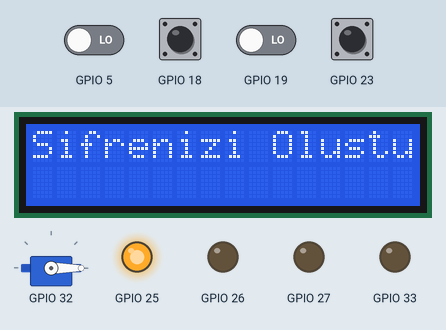
Bench run of a program on a simulated ESP32. On the bench: 16×2 character LCD, servo, output pins drawn as LEDs (lit = HIGH). Inputs (shaded band) come from the test bench; at power-on: GPIO 18, GPIO 23 HIGH, GPIO 5, GPIO 19 LOW. EEPROM starts erased.

Above: at 3.2 s.
3.3 s: GPIO 18 pulsed LOW 5 times (0.12 s each, 0.3 s apart)
At 5.1 s:
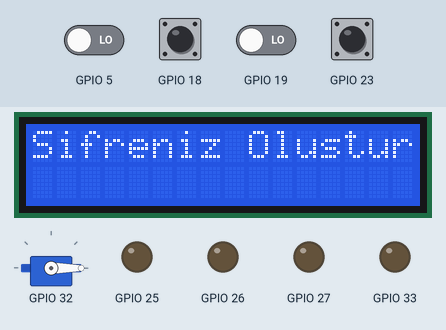
7.8 s: GPIO 18 pulsed LOW 5 times (0.12 s each, 0.3 s apart)
At 11.9 s:
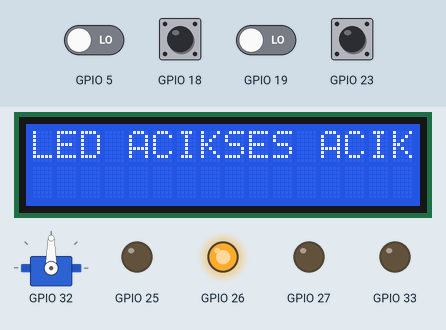
12.0 s: GPIO 5 driven HIGH
At 14.89 s:
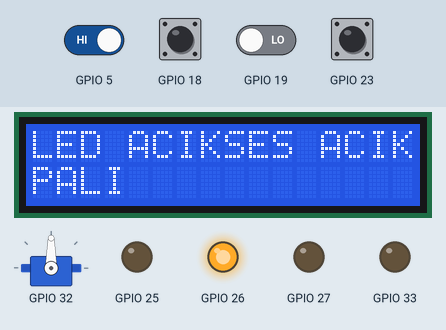
15.0 s: GPIO 5 driven LOW
At 15.6 s:
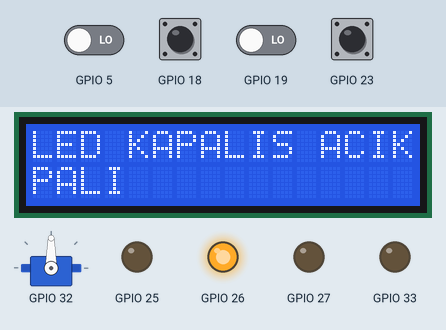
Timing chart, 0 to 18.0 s (numbered marks = the images above; inputs shaded):
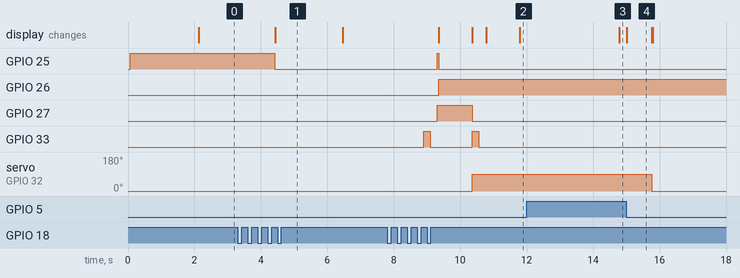

Measured:
- after the input at 3.3 s, GPIO 25: HIGH → LOW after 1.1 s; the display: changes after 1.1 s (image 1)
- after the input at 7.8 s, GPIO 25: LOW → HIGH after 1.5 s, → LOW 0.05 s later; GPIO 26: LOW → HIGH after 1.5 s; GPIO 27: LOW → HIGH after 1.5 s, → LOW 1.1 s later; GPIO 33: alternates HIGH for 0.20 s and LOW for 1.3 s, starting after 1.1 s; servo on GPIO 32: 0° → 90° after 2.6 s; the display: first changes after 1.5 s (image 2 shows a later state)
- after the input at 12.0 s, the display: changes after 2.8 s (image 3)
- after the input at 15.0 s, the display: changes at once (image 4)
- what the display in image 4 shows lasts 0.8 s, from 15.0 s to 15.8 s

The program:

main.cpp
```cpp
#include <Arduino.h>
#include "efe_lib.h"
#include <ESP32Servo.h>
#include <LiquidCrystal_I2C.h>
#include <Preferences.h>

LiquidCrystal_I2C lcd (0x27,16,2);

Safe_State kasa_durumu = GIRIS;

Pins pinler(27,26,25,23,18,32,33,19,5,21,22);

Servo_State servo_durumu = LOCKED;

Servo myservo;

uint8_t durum = 0;

Password asil;

Password other;

unsigned long ses_btn=0;

unsigned long renk_btn=0;

unsigned long acik_suresi=0;

const unsigned long BTN_BEKLE = 1000;

const unsigned long KASA_BEKLE = 5000;


void setup(){

    Serial.begin(115200);

    asil.loadPassword();

    durum=asil.loadSettings();

    lcd.init();

    lcd.backlight();

    pinler.begin(&myservo);

    servo_kontrol(&myservo,LOCKED);

    renk_ayar(&pinler,0,0,255,&durum);

    durum|=SES_ACIK;//0000 0001

    durum|=LED_ACIK;//0000 0001

    lcd.setCursor(0,0);

    lcd.println("Sistem Basliyor");

    delay(2000);

    lcd.clear();


}

void loop(){

    unsigned long su_an = millis();

    if(digitalRead(pinler.getled_pin())==LOW && (su_an - renk_btn >BTN_BEKLE)){
        durum^=LED_ACIK;// 0000 0000
        lcd.setCursor(0,0);
        if(durum & LED_ACIK) {
            lcd.print("LED ACIK");
        }
        else{
            lcd.print("LED KAPALI");

        }
        renk_btn=su_an;

        asil.saveSettings(durum);


    }
    if(digitalRead(pinler.getSes_pin())==LOW && (su_an - ses_btn > BTN_BEKLE)){
        durum^=SES_ACIK; //0000 0000
        if(durum & SES_ACIK) {
            lcd.print("SES ACIK");
        }
        else{
            lcd.print("SES KAPALI");

        }

        ses_btn=su_an;

        asil.saveSettings(durum);

    }

    switch (kasa_durumu)
    {
    case GIRIS:
        lcd.setCursor(0,0);
        lcd.print("Sifrenizi Olusturunuz");
        asil.password_begin(&pinler,kasa_durumu,YENI_GIRIS);

        if(kasa_durumu==YENI_GIRIS){
            ses_cal(&pinler,1,&durum);
            renk_ayar(&pinler,255,0,255,&durum);
            lcd.setCursor(0,0);
            lcd.print("Sifreniz Olusturuldu");
            delay(2000);
        }
        break;

    case YENI_GIRIS:
        lcd.setCursor(0,0);
        lcd.print("Sifrenizi Giriniz");
        other.password_begin(&pinler,kasa_durumu,KONTROL);
        if(kasa_durumu==KONTROL){
            ses_cal(&pinler,1,&durum);
            renk_ayar(&pinler,255,0,255,&durum);
            lcd.setCursor(0,0);
            lcd.print("Sifreniz Kontrol Ediliyor");

        }
        break;

    case KONTROL:
        lcd.clear();
        lcd.setCursor(0,0);
        lcd.print("Sifre Kontrol Ediliyor..");
        renk_ayar(&pinler,255,255,0,&durum);
        delay(1000);
        if(asil.password_check(other)==1){
            kasa_durumu=ACIK;
            lcd.clear();
            lcd.setCursor(0,0);
            lcd.print("Sifre Dogru");

            servo_kontrol(&myservo,OPEN);
            renk_ayar(&pinler,0,255,0,&durum);
            ses_cal(&pinler,1,&durum);

            acik_suresi=millis();

        }
        else{
            kasa_durumu=KILITLI;
        }
        lcd.clear();
        break;

    case ACIK:

        if(millis() - acik_suresi >KASA_BEKLE){
            kasa_durumu=YENI_GIRIS;
            servo_kontrol(&myservo,LOCKED);
            lcd.clear();
        }
        break;

    case KILITLI:
        lcd.clear();
        lcd.setCursor(0,0);
        lcd.print("Sifre Yanlis");
        servo_kontrol(&myservo,LOCKED);
        renk_ayar(&pinler,255,0,0,&durum);
        delay(3000);
        lcd.clear();
        kasa_durumu=YENI_GIRIS;
        break;
    default:
        break;
    }

}
```
